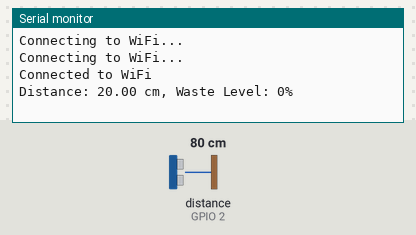
The sketch below on a simulated ESP32. Parts: the last lines printed to the serial monitor. Inputs (shaded band) come from the test bench; at power-on: distance to the obstacle (sensor on GPIO 2) 80 cm. The echo pulse lasts 58.3 µs per cm; WiFi joins after 1.5 s; servers stay silent unless stated.

Above: at 3.2 s.
3.3 s: distance to the obstacle (sensor on GPIO 2) set to 2 cm
At 8.1 s:
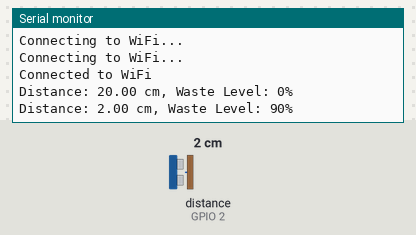
9.2 s: distance to the obstacle (sensor on GPIO 2) set to 4 cm
At 13.4 s:
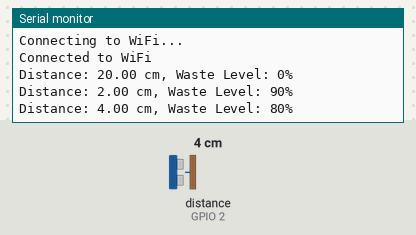
Timing chart, 0 to 14.9 s (numbered marks = the images above; inputs shaded):
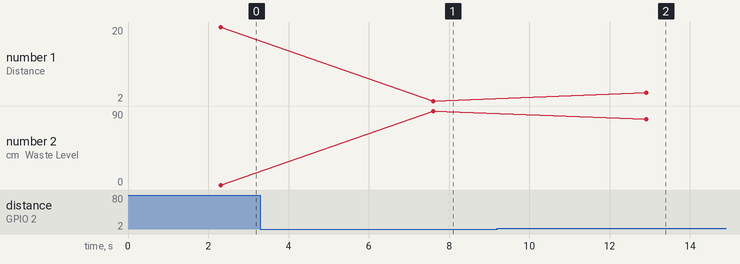

The sketch:

trial_7.ino
```cpp
#include <WiFi.h>
#include <Ultrasonic.h>
#include <ThingSpeak.h>

// WiFi credentials
const char* ssid = "TECNO CAMON 18";
const char* password = "Waruguru01";

// ThingSpeak credentials
const char* server = "api.thingspeak.com";
const char* api_key = "R5VVFOJXF0U3EY9R";
const int channel_id = 2361812; // Replace with your ThingSpeak channel ID

// Define the ultrasonic sensor pins
const int triggerPin = 5; // Adjust the pin based on your wiring
const int echoPin = 2;    // Adjust the pin based on your wiring

// Constants for distance calculation
const int maxDistance = 20; // Maximum distance in centimeters

// Create an Ultrasonic object
Ultrasonic ultrasonic(triggerPin, echoPin);

WiFiClient client;

void setup() {
  Serial.begin(115200);

  // Connect to WiFi
  WiFi.begin(ssid, password);
  while (WiFi.status() != WL_CONNECTED) {
    delay(1000);
    Serial.println("Connecting to WiFi...");
  }
  Serial.println("Connected to WiFi");

  // Initialize ThingSpeak
  ThingSpeak.begin(client);
}

void loop() {
  // Measure waste levels using ultrasonic sensor
  float distance = ultrasonic.read();

  // Ensure the distance is within the valid range (0 to maxDistance)
  distance = constrain(distance, 0, maxDistance);

  // Calculate waste level percentage
  int wasteLevelPercentage = map(distance, 0, maxDistance, 100, 0);

  // Update ThingSpeak channel with waste level data
  ThingSpeak.writeField(channel_id, 1, wasteLevelPercentage, api_key);

  Serial.print("Distance: ");
  Serial.print(distance);
  Serial.print(" cm, Waste Level: ");
  Serial.print(wasteLevelPercentage);
  Serial.println("%");

  // Add delay before next update
  delay(5000);  // Update every 5 seconds
}
```

Measured:
- after the input at 3.3 s, the serial monitor: prints a new line after 4.3 s (image 1)
- after the input at 9.2 s, the serial monitor: prints a new line after 3.7 s (image 2)
- plotted number 1: 20 → 2 after the input at 3.3 s, 2 → 4 after the input at 9.2 s
- plotted number 2: 0 → 90 after the input at 3.3 s, 90 → 80 after the input at 9.2 s
